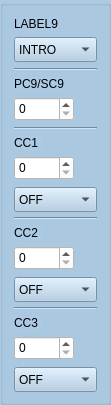
     <widget class="QGroupBox" name="columnbox9">
      <property name="geometry">
       <rect>
        <x>960</x>
        <y>60</y>
        <width>111</width>
        <height>381</height>
       </rect>
      </property>
      <property name="styleSheet">
       <string notr="true">background-color: rgb(172, 202, 227);</string>
      </property>
      <layout class="QVBoxLayout" name="verticalLayout_13">
       <item>
        <widget class="QLabel" name="label_BankPC1_9">
         <property name="sizePolicy">
          <sizepolicy hsizetype="Fixed" vsizetype="Preferred">
           <horstretch>0</horstretch>
           <verstretch>0</verstretch>
          </sizepolicy>
         </property>
         <property name="maximumSize">
          <size>
           <width>16777215</width>
           <height>30</height>
          </size>
         </property>
         <property name="text">
          <string>LABEL9</string>
         </property>
        </widget>
       </item>
       <item>
        <widget class="QComboBox" name="presetLabel1_9">
         <property name="minimumSize">
          <size>
           <width>0</width>
           <height>25</height>
          </size>
         </property>
         <property name="styleSheet">
          <string notr="true">background-color: rgb(172, 202, 227);</string>
         </property>
         <item>
          <property name="text">
           <string>INTRO</string>
          </property>
         </item>
         <item>
          <property name="text">
           <string>VERSE</string>
          </property>
         </item>
         <item>
          <property name="text">
           <string>CHORUS</string>
          </property>
         </item>
         <item>
          <property name="text">
           <string>SOLO</string>
          </property>
         </item>
         <item>
          <property name="text">
           <string>OUTRO</string>
          </property>
         </item>
         <item>
          <property name="text">
           <string>BRIDGE</string>
          </property>
         </item>
        </widget>
       </item>
       <item>
        <widget class="Line" name="line_10">
         <property name="orientation">
          <enum>Qt::Horizontal</enum>
         </property>
        </widget>
       </item>
       <item>
        <widget class="QLabel" name="label_PC1_9">
         <property name="sizePolicy">
          <sizepolicy hsizetype="Fixed" vsizetype="Preferred">
           <horstretch>0</horstretch>
           <verstretch>0</verstretch>
          </sizepolicy>
         </property>
         <property name="maximumSize">
          <size>
           <width>16777215</width>
           <height>30</height>
          </size>
         </property>
         <property name="text">
          <string>PC9/SC9</string>
         </property>
        </widget>
       </item>
       <item>
        <widget class="QSpinBox" name="spinBox_PC1_9">
         <property name="sizePolicy">
          <sizepolicy hsizetype="Fixed" vsizetype="Fixed">
           <horstretch>0</horstretch>
           <verstretch>0</verstretch>
          </sizepolicy>
         </property>
         <property name="minimumSize">
          <size>
           <width>60</width>
           <height>24</height>
          </size>
         </property>
         <property name="maximumSize">
          <size>
           <width>60</width>
           <height>16777215</height>
          </size>
         </property>
         <property name="styleSheet">
          <string notr="true">background-color: rgb(255, 255, 255);</string>
         </property>
         <property name="accelerated">
          <bool>true</bool>
         </property>
         <property name="maximum">
          <number>127</number>
         </property>
        </widget>
       </item>
       <item>
        <widget class="Line" name="line_20">
         <property name="orientation">
          <enum>Qt::Horizontal</enum>
         </property>
        </widget>
       </item>
       <item>
        <widget class="QLabel" name="label_CC1_9">
         <property name="sizePolicy">
          <sizepolicy hsizetype="Fixed" vsizetype="Preferred">
           <horstretch>0</horstretch>
           <verstretch>0</verstretch>
          </sizepolicy>
         </property>
         <property name="maximumSize">
          <size>
           <width>16777215</width>
           <height>30</height>
          </size>
         </property>
         <property name="text">
          <string>CC1 </string>
         </property>
        </widget>
       </item>
       <item>
        <widget class="QSpinBox" name="spinBox_CC1_9">
         <property name="sizePolicy">
          <sizepolicy hsizetype="Fixed" vsizetype="Fixed">
           <horstretch>0</horstretch>
           <verstretch>0</verstretch>
          </sizepolicy>
         </property>
         <property name="minimumSize">
          <size>
           <width>60</width>
           <height>24</height>
          </size>
         </property>
         <property name="maximumSize">
          <size>
           <width>60</width>
           <height>16777215</height>
          </size>
         </property>
         <property name="styleSheet">
          <string notr="true">background-color: rgb(255, 255, 255);</string>
         </property>
         <property name="accelerated">
          <bool>true</bool>
         </property>
         <property name="maximum">
          <number>127</number>
         </property>
        </widget>
       </item>
       <item>
        <widget class="QComboBox" name="onoff1_9">
         <property name="minimumSize">
          <size>
           <width>0</width>
           <height>25</height>
          </size>
         </property>
         <property name="maximumSize">
          <size>
           <width>16777215</width>
           <height>22</height>
          </size>
         </property>
         <property name="styleSheet">
          <string notr="true">background-color: rgb(172, 202, 227);</string>
         </property>
         <item>
          <property name="text">
           <string>OFF</string>
          </property>
         </item>
         <item>
          <property name="text">
           <string>ON</string>
          </property>
         </item>
        </widget>
       </item>
       <item>
        <widget class="Line" name="line_41">
         <property name="orientation">
          <enum>Qt::Horizontal</enum>
         </property>
        </widget>
       </item>
       <item>
        <widget class="QLabel" name="label_CC2_9">
         <property name="sizePolicy">
          <sizepolicy hsizetype="Fixed" vsizetype="Preferred">
           <horstretch>0</horstretch>
           <verstretch>0</verstretch>
          </sizepolicy>
         </property>
         <property name="maximumSize">
          <size>
           <width>16777215</width>
           <height>30</height>
          </size>
         </property>
         <property name="text">
          <string>CC2 </string>
         </property>
        </widget>
       </item>
       <item>
        <widget class="QSpinBox" name="spinBox_CC2_9">
         <property name="sizePolicy">
          <sizepolicy hsizetype="Fixed" vsizetype="Fixed">
           <horstretch>0</horstretch>
           <verstretch>0</verstretch>
          </sizepolicy>
         </property>
         <property name="minimumSize">
          <size>
           <width>60</width>
           <height>24</height>
          </size>
         </property>
         <property name="maximumSize">
          <size>
           <width>60</width>
           <height>16777215</height>
          </size>
         </property>
         <property name="styleSheet">
          <string notr="true">background-color: rgb(255, 255, 255);</string>
         </property>
         <property name="accelerated">
          <bool>true</bool>
         </property>
         <property name="maximum">
          <number>127</number>
         </property>
        </widget>
       </item>
       <item>
        <widget class="QComboBox" name="onoff2_9">
         <property name="minimumSize">
          <size>
           <width>0</width>
           <height>25</height>
          </size>
         </property>
         <property name="maximumSize">
          <size>
           <width>16777215</width>
           <height>22</height>
          </size>
         </property>
         <property name="styleSheet">
          <string notr="true">background-color: rgb(172, 202, 227);</string>
         </property>
         <item>
          <property name="text">
           <string>OFF</string>
          </property>
         </item>
         <item>
          <property name="text">
           <string>ON</string>
          </property>
         </item>
        </widget>
       </item>
       <item>
        <widget class="Line" name="line_38">
         <property name="orientation">
          <enum>Qt::Horizontal</enum>
         </property>
        </widget>
       </item>
       <item>
        <widget class="QLabel" name="label_CC3_9">
         <property name="sizePolicy">
          <sizepolicy hsizetype="Fixed" vsizetype="Preferred">
           <horstretch>0</horstretch>
           <verstretch>0</verstretch>
          </sizepolicy>
         </property>
         <property name="maximumSize">
          <size>
           <width>16777215</width>
           <height>30</height>
          </size>
         </property>
         <property name="text">
          <string>CC3 </string>
         </property>
        </widget>
       </item>
       <item>
        <widget class="QSpinBox" name="spinBox_CC3_9">
         <property name="sizePolicy">
          <sizepolicy hsizetype="Fixed" vsizetype="Fixed">
           <horstretch>0</horstretch>
           <verstretch>0</verstretch>
          </sizepolicy>
         </property>
         <property name="minimumSize">
          <size>
           <width>60</width>
           <height>24</height>
          </size>
         </property>
         <property name="maximumSize">
          <size>
           <width>60</width>
           <height>16777215</height>
          </size>
         </property>
         <property name="styleSheet">
          <string notr="true">background-color: rgb(255, 255, 255);</string>
         </property>
         <property name="accelerated">
          <bool>true</bool>
         </property>
         <property name="maximum">
          <number>127</number>
         </property>
        </widget>
       </item>
       <item>
        <widget class="QComboBox" name="onoff3_9">
         <property name="minimumSize">
          <size>
           <width>0</width>
           <height>25</height>
          </size>
         </property>
         <property name="maximumSize">
          <size>
           <width>16777215</width>
           <height>22</height>
          </size>
         </property>
         <property name="styleSheet">
          <string notr="true">background-color: rgb(172, 202, 227);</string>
         </property>
         <item>
          <property name="text">
           <string>OFF</string>
          </property>
         </item>
         <item>
          <property name="text">
           <string>ON</string>
          </property>
         </item>
        </widget>
       </item>
      </layout>
     </widget>
